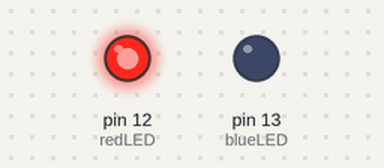
Recording of a sketch running on a simulated Arduino Uno, built with avr-gcc and run on an emulated ATmega328P. Shown: output pins drawn as LEDs (lit = HIGH).

Above: at 0.2 s.
At 5.0 s:
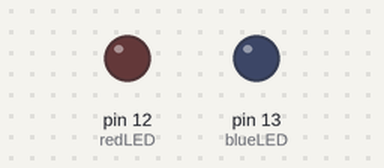
At 7.7 s:
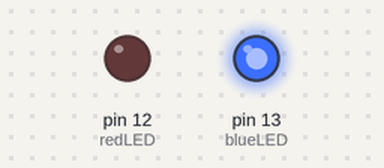
Timing chart, 0 to 11.1 s (numbered marks = the images above):
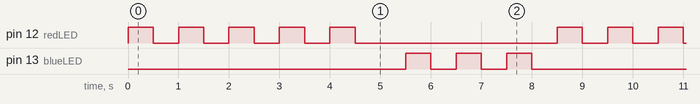

The sketch:

Practice_For_Loop.ino
```cpp
//Practicing For Loops

int redLED = 12;
int blueLED = 13;
int waitTime = 500;
int redBlink = 5;
int blueBlink = 3;

void setup() {
  // put your setup code here, to run once:
  pinMode(redLED, OUTPUT);
  pinMode(blueLED, OUTPUT);
}

void loop() {
  // put your main code here, to run repeatedly:
  int i = 0;

  for(i=0;i<redBlink;i++){
    digitalWrite(redLED, HIGH);
    delay(waitTime);
    digitalWrite(redLED, LOW);
    delay(waitTime);
    }
  delay(waitTime);
  for(i=0;i<blueBlink;i++){
    digitalWrite(blueLED, HIGH);
    delay(waitTime);
    digitalWrite(blueLED, LOW);
    delay(waitTime);
    }
}
```

Measured:
- by itself, pin 12 (redLED): repeats every 8.5 s: 4 × (LOW 0.50 s, HIGH 0.50 s), LOW 4.0 s, HIGH 0.50 s
- by itself, pin 13 (blueLED): repeats every 8.5 s: 2 × (LOW 0.50 s, HIGH 0.50 s), LOW 6.0 s, HIGH 0.50 s
- by itself, everything shown: repeats every 8.5 s, in 16 steps
